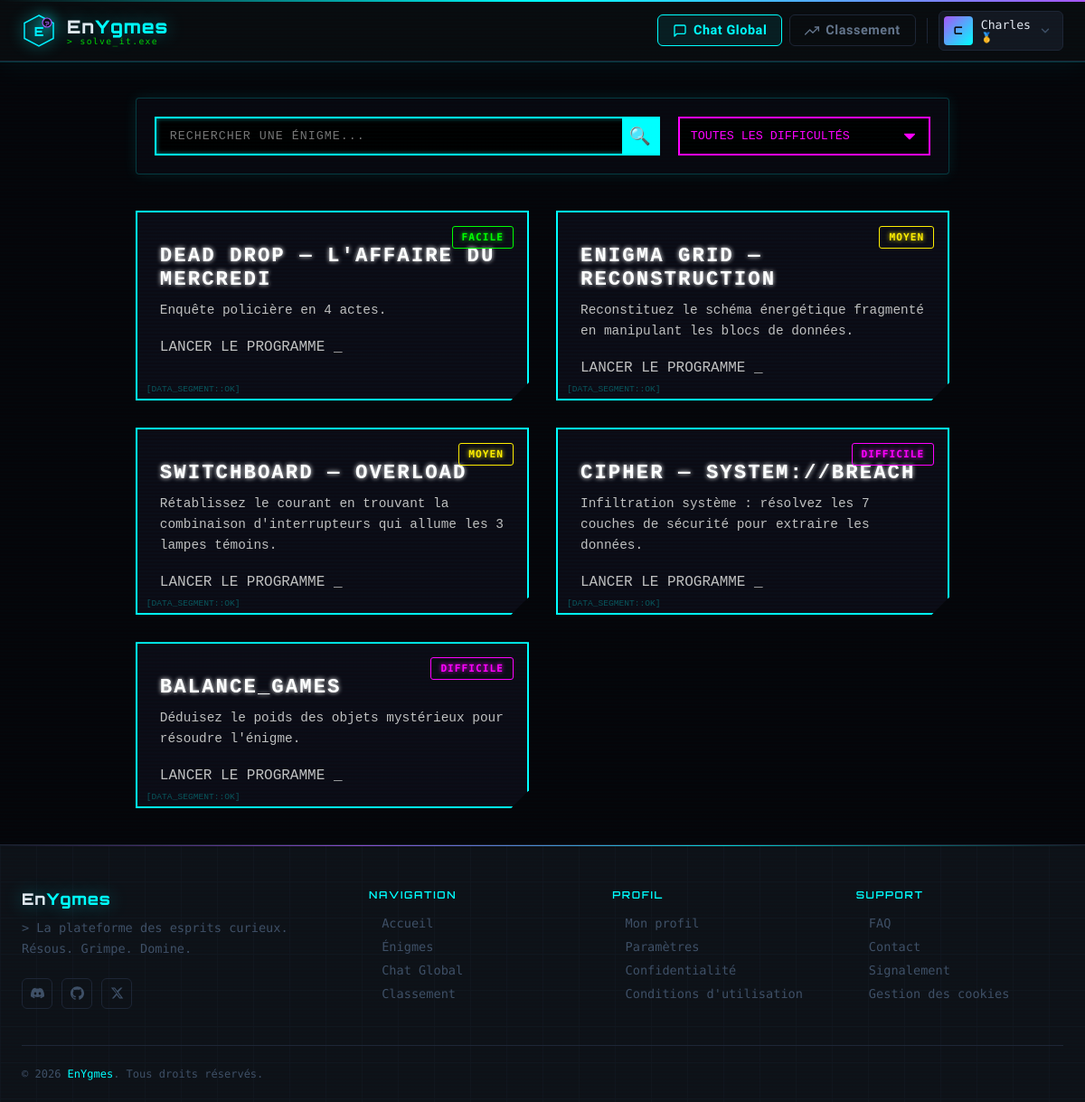
The app's page /layout/index.php (signed in) with its own data.
### tables this page shows
CREATE TABLE `riddles` (
  `id` int(11) NOT NULL,
  `title` varchar(255) NOT NULL,
  `description` text NOT NULL,
  `answer` varchar(255) NOT NULL,
  `max_points` int(11) DEFAULT 100,
  `difficulty` enum('facile','moyen','difficile') DEFAULT 'facile',
  `game_url` varchar(255) DEFAULT NULL
);

### layout/index.php (the view, shortened to what this page needs)
<?php
require '../config/database.php';
require '../includes/header.php';
try {
    $query = $pdo->query("SELECT * FROM riddles ORDER BY id DESC");
    $riddles = $query->fetchAll(PDO::FETCH_ASSOC);
} catch (PDOException $e) {
    die("Erreur lors de la récupération des énigmes : " . $e->getMessage());
}
?>
<link rel="stylesheet" href="../public/css/jeux.css">
<main class="container-jeux">
    <section class="controls">
        <div class="search-container">
            <input type="text" id="searchInput" placeholder="Rechercher une énigme...">
            <button type="submit" id="searchBtn" class="search-icon-btn">🔍</button>
        </div>
        <div class="filter-container">
            <select id="difficultyFilter" class="filter-select">
                <option value="all">Toutes les difficultés</option>
            </select>
        </div>
    </section>
    <section class="grid-jeux" id="gridJeux">
        <?php if (count($riddles) > 0): ?>
            <?php foreach ($riddles as $riddle): ?>
                <?php
                    $targetUrl = !empty($riddle['game_url']) ? "../" . $riddle['game_url'] : "jouer.php?id=" . $riddle['id'];
                ?>
                <a href="<?= $targetUrl ?>" class="card-jeu" data-difficulty="<?= htmlspecialchars($riddle['difficulty']) ?>">
                    <div class="card-content">
                        <span class="badge <?= htmlspecialchars($riddle['difficulty']) ?>">
                            <?= ucfirst(htmlspecialchars($riddle['difficulty'])) ?>
                        </span>
                        <h3><?= htmlspecialchars($riddle['title']) ?></h3>
                        <p><?= nl2br(htmlspecialchars($riddle['description'])) ?></p>
                        <?php if (!empty($riddle['game_url'])): ?>
                            <div class="launch-btn">LANCER LE PROGRAMME _</div>
                        <?php endif; ?>
                    </div>
                </a>
            <?php endforeach; ?>
        <?php else: ?>
            <p class="no-data">Aucune énigme n'a été trouvée dans le terminal...</p>
        <?php endif; ?>
    </section>
</main>
<?php require '../includes/footer.php'; ?>

### public/css/style.css (style rules this page uses)
:root { --bg-dark: #0a0c10; --bg-panel: #0e1117; --bg-card: #131720; --border: #1e2535; --border-glow: #00f0ff33; --neon-cyan: #00f0ff; --neon-purple: #a855f7; --neon-green: #39ff14; --text-primary: #e2e8f0; --text-muted: #64748b; --text-dim: #3f4f66; --font-display: 'Orbitron', monospace; --font-mono: 'Share Tech Mono', monospace; --font-body: 'Rajdhani', sans-serif; --header-h: 68px; --radius: 6px; --transition: 0.2s ease; }
*, *::before, *::after { box-sizing: border-box; margin: 0; padding: 0; }
body { background: var(--bg-dark); color: var(--text-primary); font-family: var(--font-body); font-size: 16px; min-height: 100vh; display: flex; flex-direction: column; }
a { text-decoration: none; color: inherit; }
body::before { content: ''; position: fixed; inset: 0; background: repeating-linear-gradient( 0deg, transparent, transparent 2px, rgba(0,240,255,0.012) 2px, rgba(0,240,255,0.012) 4px ); pointer-events: none; z-index: 9999; }
.badge { font-family: var(--font-mono); font-size: 0.68rem; letter-spacing: 0.08em; padding: 3px 8px; border-radius: 3px; border: 1px solid; }
.controls { display: flex; justify-content: center; margin-bottom: 20px; }

### public/css/jeux.css (style rules this page uses)
:root { --bg-color: #050509; --card-bg: #0c0c16; --neon-cyan: #00ffff; --neon-pink: #ff00ff; --neon-green: #0f0; --neon-yellow: #ffee00; --text-main: #c0c0c0; --text-highlight: #fff; --font-tech: 'Courier New', Courier, monospace; }
body { background-color: var(--bg-color); color: var(--text-main); font-family: var(--font-tech); }
.container-jeux { max-width: 1100px; margin: 40px auto; padding: 0 20px; }
.controls { display: flex; gap: 20px; margin-bottom: 40px; padding: 20px; background: rgba(12, 12, 22, 0.5); border: 1px solid rgba(0, 255, 255, 0.2); border-radius: 4px; box-shadow: 0 0 15px rgba(0, 255, 255, 0.1); backdrop-filter: blur(5px); }
.search-container { position: relative; flex: 2; }
.search-container input { width: 100%; padding: 12px 15px; background-color: #000; border: 2px solid var(--neon-cyan); color: var(--neon-cyan); font-family: var(--font-tech); text-transform: uppercase; letter-spacing: 1px; border-radius: 0; box-shadow: inset 0 0 5px rgba(0, 255, 255, 0.5); transition: all 0.3s ease; }
.search-icon-btn { position: absolute; right: 2px; top: 2px; bottom: 2px; background: var(--neon-cyan); color: #000; border: none; width: 40px; font-size: 1.2rem; cursor: pointer; border-radius: 0; transition: all 0.3s ease; }
.filter-container { flex: 1; }
.filter-select { width: 100%; padding: 12px; background-color: #000; border: 2px solid var(--neon-pink); color: var(--neon-pink); font-family: var(--font-tech); text-transform: uppercase; border-radius: 0; cursor: pointer; appearance: none; background-repeat: no-repeat; background-position: right 15px top 50%; background-size: 12px auto; }
.grid-jeux { display: grid; grid-template-columns: repeat(auto-fill, minmax(300px, 1fr)); gap: 30px; }
.card-jeu { text-decoration: none; background-color: var(--card-bg); border: 2px solid var(--neon-cyan); position: relative; overflow: hidden; transition: all 0.3s ease; clip-path: polygon(0 0, 100% 0, 100% calc(100% - 20px), calc(100% - 20px) 100%, 0 100%); }
.card-jeu::after { content: ""; position: absolute; top: 0; left: 0; width: 100%; height: 100%; background: linear-gradient(rgba(255,255,255,0) 50%, rgba(0,0,0,0.1) 50%); background-size: 100% 4px; z-index: 1; pointer-events: none; }
.card-content { padding: 25px; position: relative; z-index: 2; }
.card-jeu h3 { color: var(--text-highlight); margin: 10px 0; text-transform: uppercase; letter-spacing: 2px; font-size: 1.4rem; text-shadow: 0 0 5px var(--text-highlight); }
.card-jeu p { font-size: 0.9rem; line-height: 1.6; margin-bottom: 20px; }
.badge { position: absolute; top: 15px; right: 15px; font-size: 0.7rem; padding: 5px 10px; text-transform: uppercase; font-weight: bold; letter-spacing: 1px; border: 1px solid; }
.facile { color: var(--neon-green); border-color: var(--neon-green); text-shadow: 0 0 5px var(--neon-green); }
.moyen { color: var(--neon-yellow); border-color: var(--neon-yellow); text-shadow: 0 0 5px var(--neon-yellow); }
.difficile { color: var(--neon-pink); border-color: var(--neon-pink); text-shadow: 0 0 5px var(--neon-pink); }
.card-jeu::before { content: "[DATA_SEGMENT::OK]"; position: absolute; bottom: 5px; left: 10px; font-size: 0.6rem; color: rgba(0, 255, 255, 0.3); z-index: 2; }

### records on screen
riddles: difficulty "FACILE", title "DEAD DROP — L'AFFAIRE DU MERCREDI", description "Enquête policière en 4 actes.", shows "LANCER LE PROGRAMME _"
riddles: difficulty "MOYEN", title "ENIGMA GRID — RECONSTRUCTION", description "Reconstituez le schéma énergétique fragmenté en manipulant les blocs de données.", shows "LANCER LE PROGRAMME _"
riddles: difficulty "MOYEN", title "SWITCHBOARD — OVERLOAD", description "Rétablissez le courant en trouvant la combinaison d'interrupteurs qui allume les 3 lampes témoins.", shows "LANCER LE PROGRAMME _"
riddles: difficulty "DIFFICILE", title "CIPHER — SYSTEM://BREACH", description "Infiltration système : résolvez les 7 couches de sécurité pour extraire les données.", shows "LANCER LE PROGRAMME _"
riddles: difficulty "DIFFICILE", title "BALANCE_GAMES", description "Déduisez le poids des objets mystérieux pour résoudre l'énigme.", shows "LANCER LE PROGRAMME _"

### other values on screen
$initial "C"
$user['username'] "Charles"
getRankBadge($userRank) "🥇"
